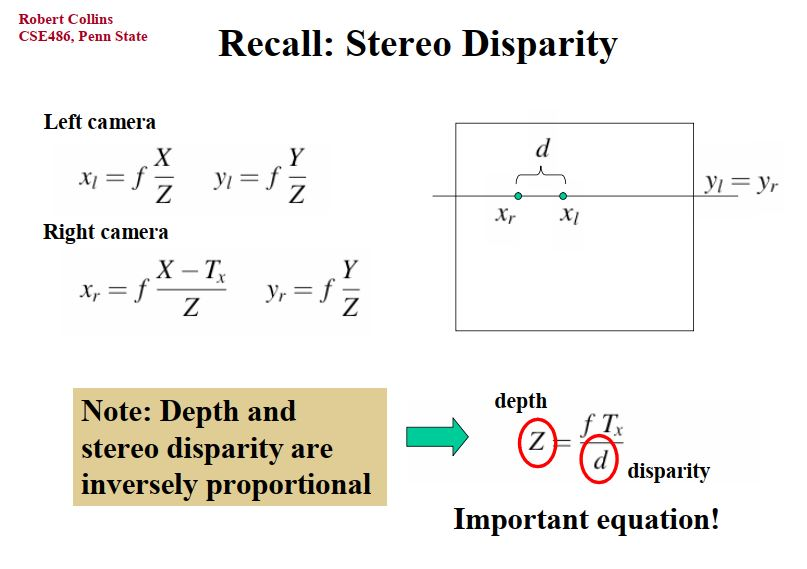
#> input picture Lab4/Part2/3.JPG, 807 x 569 px, given in place of images.jpeg, which was not available
$ jupyter execute --allow-errors Image_Cartoonifier.ipynb   (text cells are left out)
#> lines starting #> are read from the running program, lines starting #| are printed output that depends on the picture; pictures that were not available may be replaced by others from this repository, and a replacement may not be noted
[cell 1]
from google.colab import files
import cv2 as cv
import matplotlib.pyplot as plt

[cell 2]
def edge_detection(image):
  laplace = cv.Laplacian(image, ddepth=-1,ksize=5)
  display_image(laplace,"Edges" , True)
  return laplace

[cell 3]
def bilateral_filter(image, repetitionCount):
      for i in range(repetitionCount):
         image = cv.bilateralFilter(image, 9, 9, 7)
      display_image(BGR_to_RGB(image),"bilateral",False)
      return image

[cell 4]
def display_image(image,title,isGray):
  plt.grid("false")
  plt.title(title)
  if(isGray):
    plt.imshow(image,cmap='gray')
  else :
    plt.imshow(image)

  return

[cell 5]
def BGR_to_RGB(image):
  image = cv.cvtColor(image,cv.COLOR_BGR2RGB)
  return image

[cell 6]
def RGB_to_Gray(image):
  gray_image = cv.cvtColor(image, cv.COLOR_RGB2GRAY)
  display_image(gray_image,"Grayscale Image",True)
  return gray_image

[cell 7]
def noise_reduction(image):
  median_image=cv.medianBlur(gray_image,7)
  display_image(median_image,"blur picture",True)
  return median_image

[cell 8]
def comapre2Images(im1,im1_title,im2,im2_title):
  fig = plt.figure()
  ax1=fig.add_subplot(1,2,1)
  ax1.set_title(im1_title)
  ax1.grid(False)
  ax1.imshow(im1,cmap='gray')
  ax2=fig.add_subplot(1,2,2)
  ax2.set_title(im2_title)
  ax2.grid(False)
  ax2.imshow(im2,cmap='gray')
  plt.show()

[cell 9]
uploaded = files.upload()
#> the answer given: 3.JPG

[cell 10]
image = cv.imread('images.jpeg')
#> image is the input picture: shape (569, 807, 3); mean B, G, R 237.1, 241, 242.4
display_image(image,"Original BGR",False)

[cell 11]
RGB_image = BGR_to_RGB(image)
display_image(RGB_image,"Original RGB",False)

[cell 12]
gray_image = RGB_to_Gray(RGB_image)
#> in RGB_to_Gray, `gray_image = cv.cvtColor(image, cv.COLOR_RGB2GRAY)`:
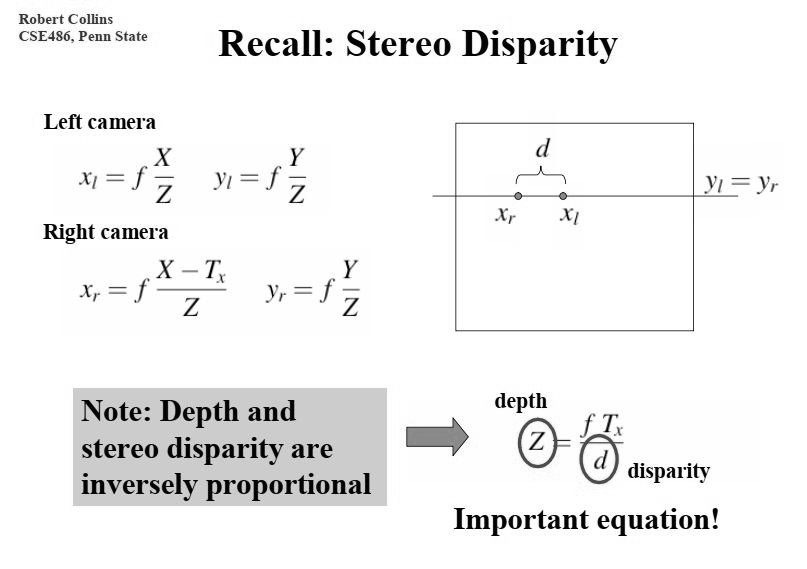
#> gray_image: shape (569, 807); min 0, max 255, mean 241

[cell 13]
comapre2Images(RGB_image,"Original RGB ",gray_image,"Grayscale Image")
#> in comapre2Images, `plt.show()`:
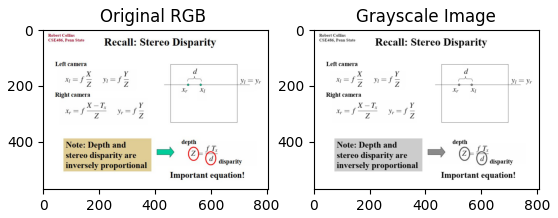
#> figure drawn by matplotlib, 2 panels

[cell 14]
smooth_image = noise_reduction(gray_image)
#> in noise_reduction, `median_image=cv.medianBlur(gray_image,7)`:
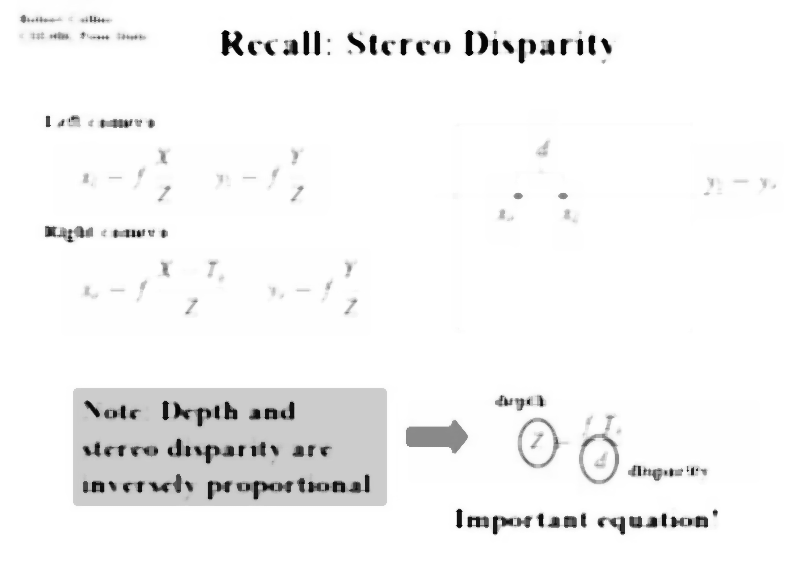
#> median_image: shape (569, 807); min 2, max 255, mean 244.7

[cell 15]
comapre2Images(gray_image,"Grayscale Image",smooth_image," smoothing")
#> call 2 of comapre2Images, with im1_title = 'Grayscale Image', im2_title = ' smoothing'
#> in comapre2Images (call 2), `plt.show()`:
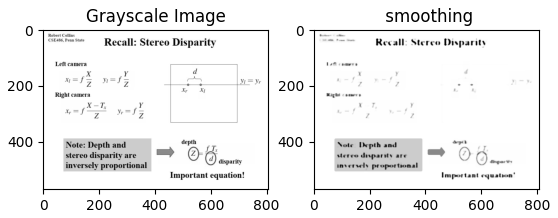
#> figure drawn by matplotlib, 2 panels

#> (a cell that did not finish here is left out)

#> (a cell that did not finish here is left out)

#> (a cell that did not finish here is left out)

#> (a cell that did not finish here is left out)

[cell 20]
resized_image=cv.resize(image,(0,0),fx=0.5,fy=0.5)
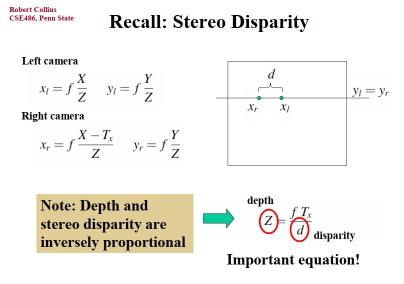
#> resized_image: shape (284, 404, 3); mean B, G, R 237.1, 241, 242.5
display_image(BGR_to_RGB(resized_image),"colored","Resized Image")

[cell 21]
bilateral = bilateral_filter(resized_image,7)

[cell 22]
bilateral=cv.resize(bilateral,(image.shape[1],image.shape[0]))
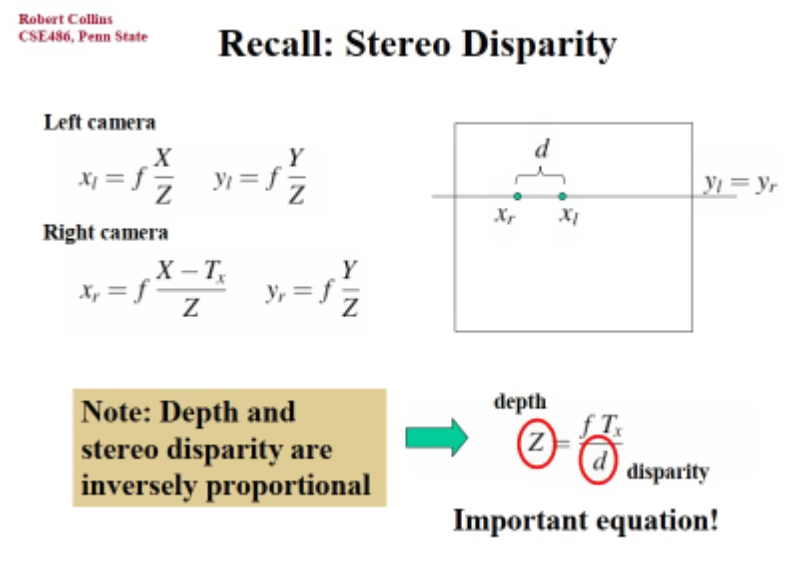
#> bilateral: shape (569, 807, 3); mean of channels 0, 1, 2 237.3, 241.2, 242.6; drawn as B, G, R

[cell 23]
comapre2Images(BGR_to_RGB(image),"Original RGB Image",BGR_to_RGB(bilateral),"Bilateral ")

$ run again, on Lab4/Part2/4.JPG
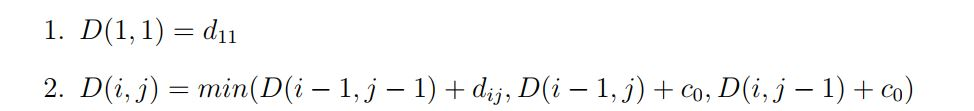
#> input picture Lab4/Part2/4.JPG, 974 x 111 px, given in place of images.jpeg, which was not available
#> image is the input picture: shape (111, 974, 3); mean B, G, R 248.1, 248.4, 248.2
#> in comapre2Images (call 2), `plt.show()`:
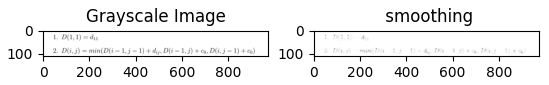
#> figure drawn by matplotlib, 2 panels
#> `bilateral=cv.resize(bilateral,(image.shape[1],image.shape[0]))`:
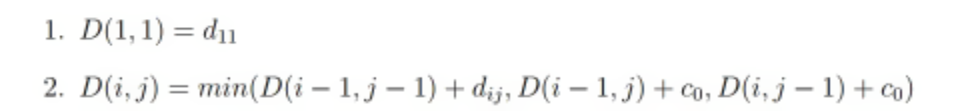
#> bilateral: shape (111, 974, 3); mean of channels 0, 1, 2 248.4, 248.6, 248.5; drawn as B, G, R

$ run again, on Lab4/Part2/Capture.JPG
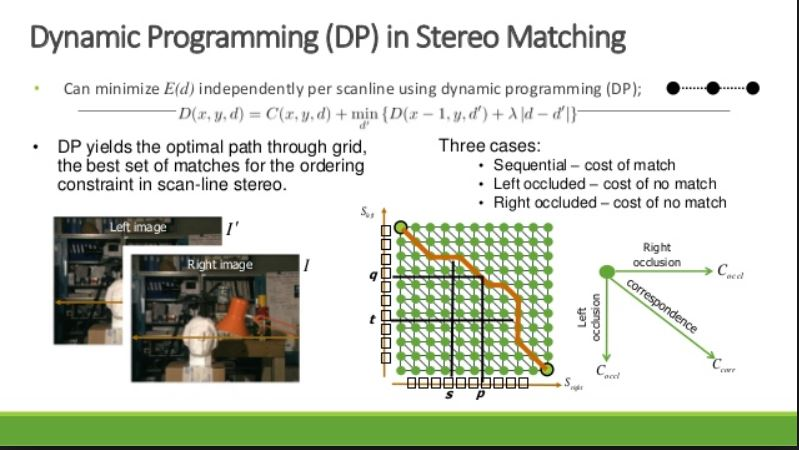
#> input picture Lab4/Part2/Capture.JPG, 799 x 450 px, given in place of images.jpeg, which was not available
#> image is the input picture: shape (450, 799, 3); mean B, G, R 200.8, 213.7, 208.1
#> in noise_reduction, `median_image=cv.medianBlur(gray_image,7)`:
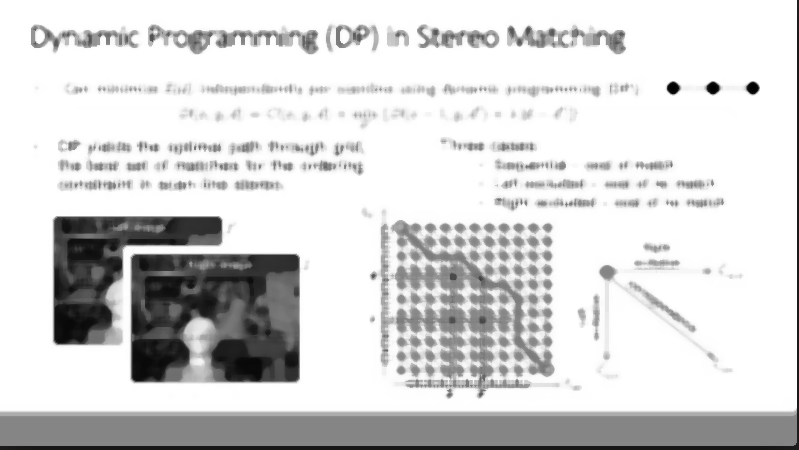
#> median_image: shape (450, 799); min 0, max 255, mean 214.4
#> `bilateral=cv.resize(bilateral,(image.shape[1],image.shape[0]))`:
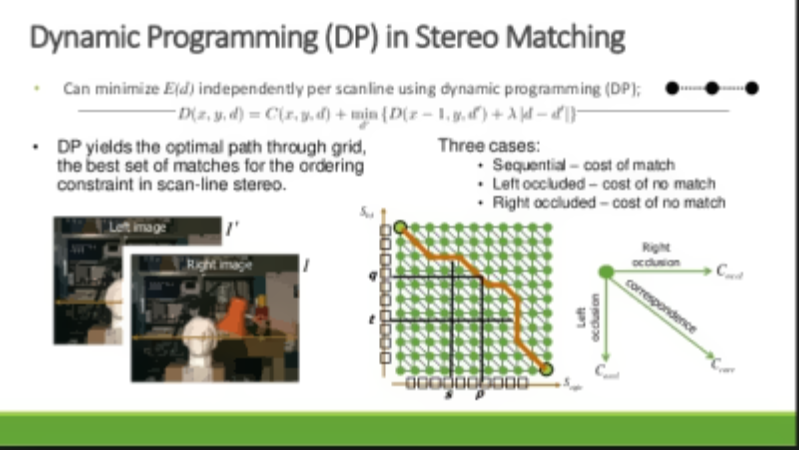
#> bilateral: shape (450, 799, 3); mean of channels 0, 1, 2 200.9, 213.7, 208.1; drawn as B, G, R
